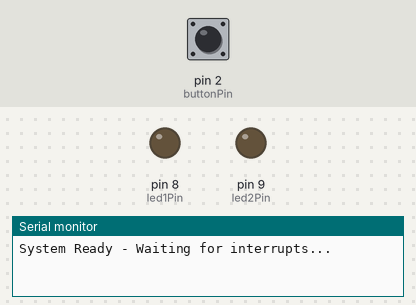
The sketch below on a simulated Arduino Uno, built with avr-gcc and run on an emulated ATmega328P. On the bench: output pins drawn as LEDs (lit = HIGH), the last lines printed to the serial monitor. The test bench sets the inputs (shaded band); at power-on: pin 2 (buttonPin) HIGH. Pins used as bus, display or sensor lines are not drawn.

Above: at 1.2 s.
1.3 s: pin 2 (buttonPin) pulled LOW for 0.15 s
At 2.0 s:
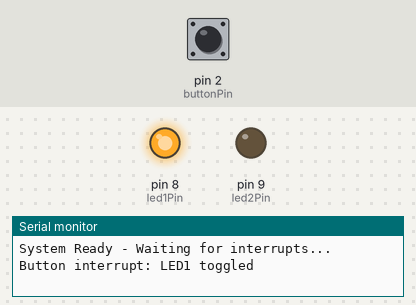
2.9 s: pin 2 (buttonPin) pulled LOW for 1 s
At 3.2 s:
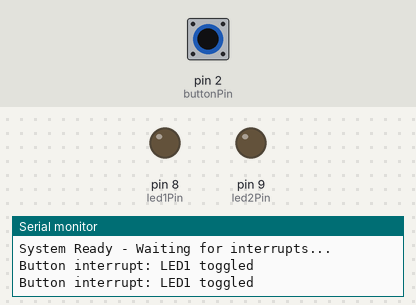
5.4 s: pin 2 (buttonPin) pulled LOW for 3.2 s
At 6.3 s:
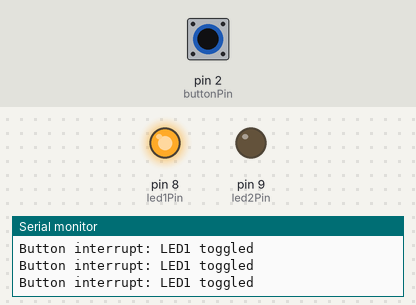
Timing chart, 0 to 8.4 s (numbered marks = the images above; inputs shaded):
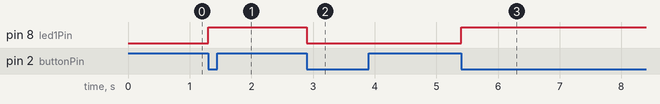

The sketch:

Task4.2C.ino
```cpp
// Code:

// ------------------- Pin Definitions -------------------
const int buttonPin = 2;   // Push button
const int trigPin   = 6;   // Ultrasonic TRIG
const int echoPin   = 5;   // Ultrasonic ECHO
const int led1Pin   = 8;   // LED1 (button)
const int led2Pin   = 9;   // LED2 (ultrasonic)

// ------------------- Global State -------------------
volatile bool led1State = LOW;   // Stores LED1 toggle state
volatile unsigned long startTime = 0;
volatile unsigned long echoDuration = 0;
volatile bool measureComplete = false;

// ------------------- ISR: Button -------------------
void buttonISR() {
  led1State = !led1State;
  digitalWrite(led1Pin, led1State);
  Serial.println("Button interrupt: LED1 toggled");
}

// ------------------- ISR: Ultrasonic Echo -------------------
void echoISR() {
  if (digitalRead(echoPin) == HIGH) {
    startTime = micros();   // record rising edge time
  } else {
    echoDuration = micros() - startTime; // record pulse width
    measureComplete = true;
  }
}

// ------------------- Pin Setup -------------------
void setupPins() {
  pinMode(buttonPin, INPUT_PULLUP);
  pinMode(trigPin, OUTPUT);
  pinMode(echoPin, INPUT);
  pinMode(led1Pin, OUTPUT);
  pinMode(led2Pin, OUTPUT);
  digitalWrite(led1Pin, LOW);
  digitalWrite(led2Pin, LOW);
}

// ------------------- Interrupt Setup -------------------
void setupInterrupts() {
  attachInterrupt(digitalPinToInterrupt(buttonPin), buttonISR, FALLING);
  attachInterrupt(digitalPinToInterrupt(echoPin), echoISR, CHANGE);
}

// ------------------- Ultrasonic Measurement -------------------
long measureDistance() {
  // Trigger pulse
  digitalWrite(trigPin, LOW);
  delayMicroseconds(2);
  digitalWrite(trigPin, HIGH);
  delayMicroseconds(10);
  digitalWrite(trigPin, LOW);

  // Wait for ISR to complete one echo measurement
  if (measureComplete) {
    measureComplete = false;
    long distance = echoDuration * 0.034 / 2;  // convert to cm
    return distance;
  }
  return -1;  // no valid reading yet
}

// ------------------- Setup -------------------
void setup() {
  Serial.begin(9600);
  while (!Serial);
  setupPins();
  setupInterrupts();
  Serial.println("System Ready - Waiting for interrupts...");
}

// ------------------- Main Loop -------------------
void loop() {
  long distance = measureDistance();

  if (distance > 0 && distance < 50) {
    digitalWrite(led2Pin, HIGH);
    digitalWrite(led1Pin, LOW); // optional: turn off LED1 if object close
    Serial.println("Ultrasonic: Object detected, LED2 ON");
  } else if (distance > 0) {
    digitalWrite(led2Pin, LOW);
  }

  delay(500);
}
```

Measured:
- after the input at 1.3 s, pin 8 (led1Pin): LOW → HIGH at once
- after the input at 2.9 s, pin 8 (led1Pin): HIGH → LOW at once
- after the input at 5.4 s, pin 8 (led1Pin): LOW → HIGH at once
